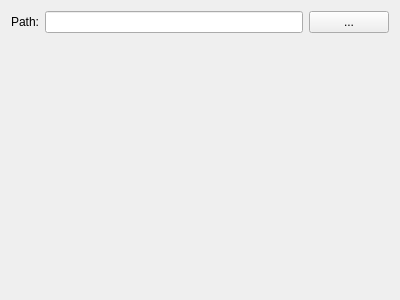
<?xml version="1.0" encoding="UTF-8"?>
<ui version="4.0">
 <class>DVHWLibraryWidget</class>
 <widget class="QWidget" name="DVHWLibraryWidget">
  <property name="geometry">
   <rect>
    <x>0</x>
    <y>0</y>
    <width>400</width>
    <height>300</height>
   </rect>
  </property>
  <property name="windowTitle">
   <string>Form</string>
  </property>
  <layout class="QGridLayout" name="gridLayout">
   <item row="0" column="0">
    <layout class="QHBoxLayout" name="horizontalLayout">
     <item>
      <widget class="QLabel" name="label">
       <property name="text">
        <string>Path:</string>
       </property>
      </widget>
     </item>
     <item>
      <widget class="QLineEdit" name="pathEdit"/>
     </item>
     <item>
      <widget class="QPushButton" name="pathButton">
       <property name="text">
        <string>...</string>
       </property>
      </widget>
     </item>
    </layout>
   </item>
   <item row="1" column="0">
    <spacer name="verticalSpacer">
     <property name="orientation">
      <enum>Qt::Vertical</enum>
     </property>
     <property name="sizeHint" stdset="0">
      <size>
       <width>20</width>
       <height>246</height>
      </size>
     </property>
    </spacer>
   </item>
  </layout>
 </widget>
 <resources/>
 <connections/>
</ui>
